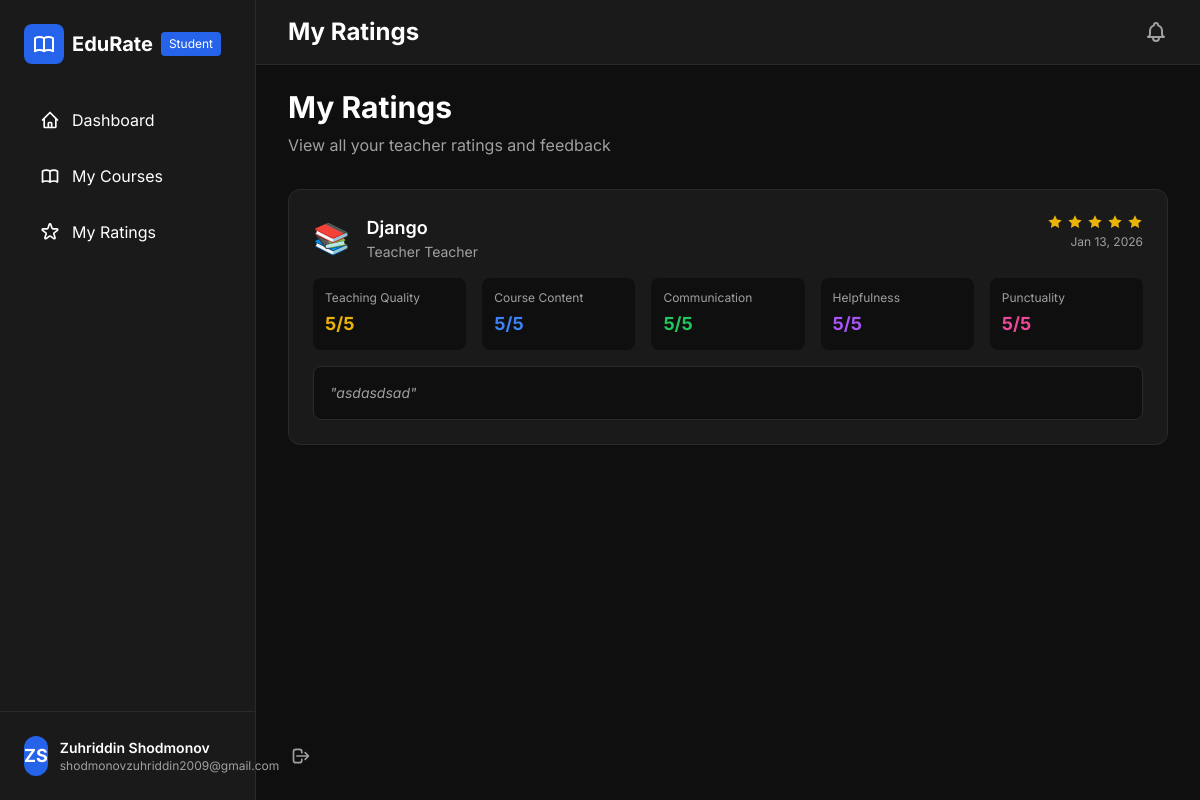
Screenshot of /ratings/my-ratings/ (signed in) with the database file from the repository.
### accounts/models.py (models this page shows, shortened)
class User ( AbstractUser ) :
    USER_TYPE_CHOICES = (
        ('student', 'Student'),
        ('teacher', 'Teacher'),
        ('admin', 'Admin'),
    )
    user_type = models.CharField ( max_length=10, choices=USER_TYPE_CHOICES, default='student' )
    phone = models.CharField ( max_length=20, blank=True, null=True )
    avatar = models.ImageField ( upload_to='avatars/', blank=True, null=True )
    bio = models.TextField ( blank=True, null=True )
    @property
    def is_student(self) :
        return self.user_type == 'student'
    @property
    def is_teacher(self) :
        return self.user_type == 'teacher'
    @property
    def is_admin_user(self) :
        return self.user_type == 'admin' or self.is_superuser

### ratings/models.py (models this page shows, shortened)
class Rating(models.Model):
    student = models.ForeignKey(settings.AUTH_USER_MODEL, on_delete=models.CASCADE, related_name='given_ratings')
    course = models.ForeignKey('courses.Course', on_delete=models.CASCADE, related_name='ratings')
    teaching_quality = models.IntegerField(validators=[MinValueValidator(1), MaxValueValidator(5)])
    course_content = models.IntegerField(validators=[MinValueValidator(1), MaxValueValidator(5)])
    communication = models.IntegerField(validators=[MinValueValidator(1), MaxValueValidator(5)])
    helpfulness = models.IntegerField(validators=[MinValueValidator(1), MaxValueValidator(5)])
    punctuality = models.IntegerField(validators=[MinValueValidator(1), MaxValueValidator(5)])
    comment = models.TextField(blank=True, null=True)
    created_at = models.DateTimeField(auto_now_add=True)
    updated_at = models.DateTimeField(auto_now=True)
    class Meta:
        unique_together = ['student', 'course']
        ordering = ['-created_at']
    @property
    def average_rating(self):
        return round((
            self.teaching_quality +
            self.course_content +
            self.communication +
            self.helpfulness +
            self.punctuality
        ) / 5, 1)

### courses/models.py (models this page shows, shortened)
class Course ( models.Model ) :
    STATUS_CHOICES = (
        ('active', 'Active'),
        ('inactive', 'Inactive'),
        ('completed', 'Completed'),
    )
    title = models.CharField ( max_length=200 )
    code = models.CharField ( max_length=20, unique=True )
    description = models.TextField ()
    teacher = models.ForeignKey ( settings.AUTH_USER_MODEL, on_delete=models.CASCADE, related_name='taught_courses' )
    status = models.CharField ( max_length=20, choices=STATUS_CHOICES, default='active' )
    icon = models.CharField ( max_length=50, default='📚' )
    created_at = models.DateTimeField ( auto_now_add=True )
    updated_at = models.DateTimeField ( auto_now=True )
    class Meta :
        ordering = ['-created_at']

### ratings/views.py (the view)
@login_required
def my_ratings(request):
    if request.user.is_student:
        ratings = Rating.objects.filter(student=request.user).select_related('course', 'course__teacher')
    else:
        ratings = Rating.objects.filter(course__teacher=request.user).select_related('student', 'course')
    return render(request, 'ratings/my_ratings.html', {'ratings': ratings})

### templates/ratings/my_ratings.html (shortened to what this page needs)
{% extends 'base.html' %}
{% block page_title %}{% if user.is_teacher %}Feedback{% else %}My Ratings{% endif %}{% endblock %}
{% block authenticated_content %}
<div class="mb-8">
    <h2 class="text-3xl font-bold mb-2">
        {% if user.is_teacher %}
        Student Feedback
        {% else %}
        My Ratings
        {% endif %}
    </h2>
    <p class="text-gray-custom">
        {% if user.is_teacher %}
        View all ratings and feedback from your students
        {% else %}
        View all your teacher ratings and feedback
        {% endif %}
    </p>
</div>
<div class="space-y-4">
    {% for rating in ratings %}
    <div class="bg-dark-card border border-dark rounded-xl p-6">
        <div class="flex items-start justify-between mb-4">
            <div class="flex items-center gap-4">
                {% if user.is_teacher %}
                <div class="w-12 h-12 bg-blue-600 rounded-full flex items-center justify-center text-lg font-bold">
                    {{ rating.student.first_name.0|default:rating.student.username.0|upper }}{{ rating.student.last_name.0|upper }}
                </div>
                <div>
                    <h3 class="text-lg font-semibold">{{ rating.student.get_full_name|default:rating.student.username }}</h3>
                    <p class="text-sm text-gray-custom">{{ rating.course.title }}</p>
                </div>
                {% else %}
                <div class="text-3xl">{{ rating.course.icon }}</div>
                <div>
                    <h3 class="text-lg font-semibold">{{ rating.course.title }}</h3>
                    <p class="text-sm text-gray-custom">{{ rating.course.teacher.get_full_name|default:rating.course.teacher.username }}</p>
                </div>
                {% endif %}
            </div>
            <div class="text-right">
                <div class="flex items-center gap-1 justify-end mb-1">
                    {% for i in "12345" %}
                    <svg class="w-4 h-4 {% if forloop.counter <= rating.average_rating %}text-yellow-500{% else %}text-gray-600{% endif %}" fill="currentColor" viewBox="0 0 24 24">
                        <path d="M12 2l3.09 6.26L22 9.27l-5 4.87 1.18 6.88L12 17.77l-6.18 3.25L7 14.14 2 9.27l6.91-1.01L12 2z"></path>
                    </svg>
                    {% endfor %}
                </div>
                <p class="text-xs text-gray-custom">{{ rating.created_at|date:"M d, Y" }}</p>
            </div>
        </div>
        <div class="grid grid-cols-2 md:grid-cols-5 gap-4 mb-4">
            <div class="bg-dark rounded-lg p-3">
                <p class="text-xs text-gray-custom mb-1">Teaching Quality</p>
                <p class="text-lg font-bold text-yellow-500">{{ rating.teaching_quality }}/5</p>
            </div>
            <div class="bg-dark rounded-lg p-3">
                <p class="text-xs text-gray-custom mb-1">Course Content</p>
                <p class="text-lg font-bold text-blue-500">{{ rating.course_content }}/5</p>
            </div>
            <div class="bg-dark rounded-lg p-3">
                <p class="text-xs text-gray-custom mb-1">Communication</p>
                <p class="text-lg font-bold text-green-500">{{ rating.communication }}/5</p>
            </div>
            <div class="bg-dark rounded-lg p-3">
                <p class="text-xs text-gray-custom mb-1">Helpfulness</p>
                <p class="text-lg font-bold text-purple-500">{{ rating.helpfulness }}/5</p>
            </div>
            <div class="bg-dark rounded-lg p-3">
                <p class="text-xs text-gray-custom mb-1">Punctuality</p>
                <p class="text-lg font-bold text-pink-500">{{ rating.punctuality }}/5</p>
            </div>
        </div>
        {% if rating.comment %}
        <div class="bg-dark border border-dark rounded-lg p-4">
            <p class="text-gray-custom text-sm italic">"{{ rating.comment }}"</p>
        </div>
        {% endif %}
    </div>
    {% endfor %}
</div>
{% endblock %}

### templates/base.html (shortened to what this page needs)
<!DOCTYPE html>
<html lang="en">
<head>
    <script src="https://cdn.tailwindcss.com"></script>
</head>
<body class="bg-dark text-white min-h-screen">
{% if user.is_authenticated %}
<div class="flex min-h-screen">
    <aside class="w-64 bg-dark-card border-r border-dark fixed h-full">
        <div class="p-6">
            <div class="flex items-center gap-2 mb-8">
                <div class="w-10 h-10 bg-blue-600 rounded-lg flex items-center justify-center">
                </div>
                <span class="text-xl font-bold">EduRate</span>
                <span class="text-xs bg-{% if user.is_admin_user %}red{% elif user.is_teacher %}green{% else %}blue{% endif %}-600 px-2 py-1 rounded">
                        {{ user.get_user_type_display }}
                    </span>
            </div>
            <nav class="space-y-2">
                <a href="{% url 'dashboard' %}"
                   class="flex items-center gap-3 px-4 py-3 rounded-lg bg-dark-hover hover:bg-opacity-50 transition">
                    <svg class="w-5 h-5" fill="none" stroke="currentColor" viewBox="0 0 24 24">
                        <path stroke-linecap="round" stroke-linejoin="round" stroke-width="2"
                              d="M3 12l2-2m0 0l7-7 7 7M5 10v10a1 1 0 001 1h3m10-11l2 2m-2-2v10a1 1 0 01-1 1h-3m-6 0a1 1 0 001-1v-4a1 1 0 011-1h2a1 1 0 011 1v4a1 1 0 001 1m-6 0h6"></path>
                    </svg>
                    <span>Dashboard</span>
                </a>
                <a href="{% url 'course_list' %}"
                   class="flex items-center gap-3 px-4 py-3 rounded-lg hover:bg-dark-hover transition">
                    <span>{% if user.is_admin_user %}All Courses{% else %}My Courses{% endif %}</span>
                </a>
                {% if user.is_student %}
                <a href="{% url 'my_ratings' %}"
                   class="flex items-center gap-3 px-4 py-3 rounded-lg hover:bg-dark-hover transition">
                    <span>My Ratings</span>
                </a>
                {% endif %}
            </nav>
        </div>
        <div class="absolute bottom-0 w-64 p-6 border-t border-dark">
            <div class="flex items-center gap-3">
                <div class="w-10 h-10 bg-blue-600 rounded-full flex items-center justify-center text-lg font-bold">
                    {{ user.first_name.0|default:user.username.0|upper }}{{ user.last_name.0|upper }}
                </div>
                <div class="flex-1">
                    <div class="font-semibold text-sm">{{ user.get_full_name|default:user.username }}</div>
                    <div class="text-xs text-gray-custom">{{ user.email }}</div>
                </div>
                <a href="{% url 'logout' %}" class="text-gray-custom hover:text-red-500 transition">
                    <svg class="w-5 h-5" fill="none" stroke="currentColor" viewBox="0 0 24 24">
                        <path stroke-linecap="round" stroke-linejoin="round" stroke-width="2"
                              d="M17 16l4-4m0 0l-4-4m4 4H7m6 4v1a3 3 0 01-3 3H6a3 3 0 01-3-3V7a3 3 0 013-3h4a3 3 0 013 3v1"></path>
                    </svg>
                </a>
            </div>
        </div>
    </aside>
    <main class="flex-1 ml-64">
        <header class="bg-dark-card border-b border-dark px-8 py-4">
            <div class="flex items-center justify-between">
                <h1 class="text-2xl font-bold">{% block page_title %}Dashboard{% endblock %}</h1>
                <div class="flex items-center gap-4">
                    <button class="relative text-gray-custom hover:text-white transition">
                    </button>
                </div>
            </div>
        </header>
        <div class="px-8 py-6">
            {% block authenticated_content %}{% endblock %}
        </div>
    </main>
</div>
{% endif %}
</body>
</html>

### templates/base.html (style rules this page uses)
* { font-family: 'Inter', sans-serif; }
.bg-dark { background-color: #0f0f0f; }
.bg-dark-card { background-color: #1a1a1a; }
.text-gray-custom { color: #a0a0a0; }
.border-dark { border-color: #2a2a2a; }

### rows the page displays
User: user_type "Student", first_name.0 "Z", last_name.0 "S", get_full_name "Zuhriddin Shodmonov", email "shodmonovzuhriddin2009@gmail.com"
Rating: course.icon "📚", course "Django", course.teacher.get_full_name "Teacher Teacher", created_at "Jan 13, 2026", teaching_quality "5", course_content "5", communication "5", helpfulness "5", punctuality "5", comment "asdasdsad"
